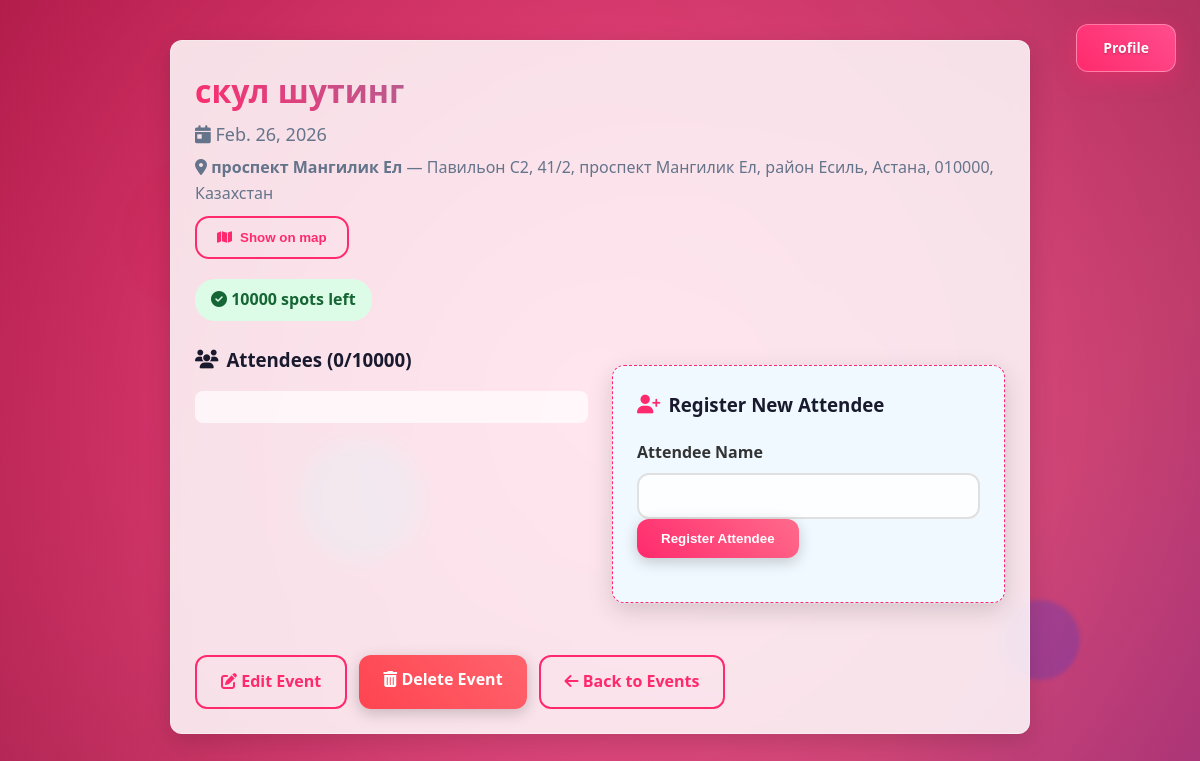
The page /27/ (signed in) on the database as committed earlier.
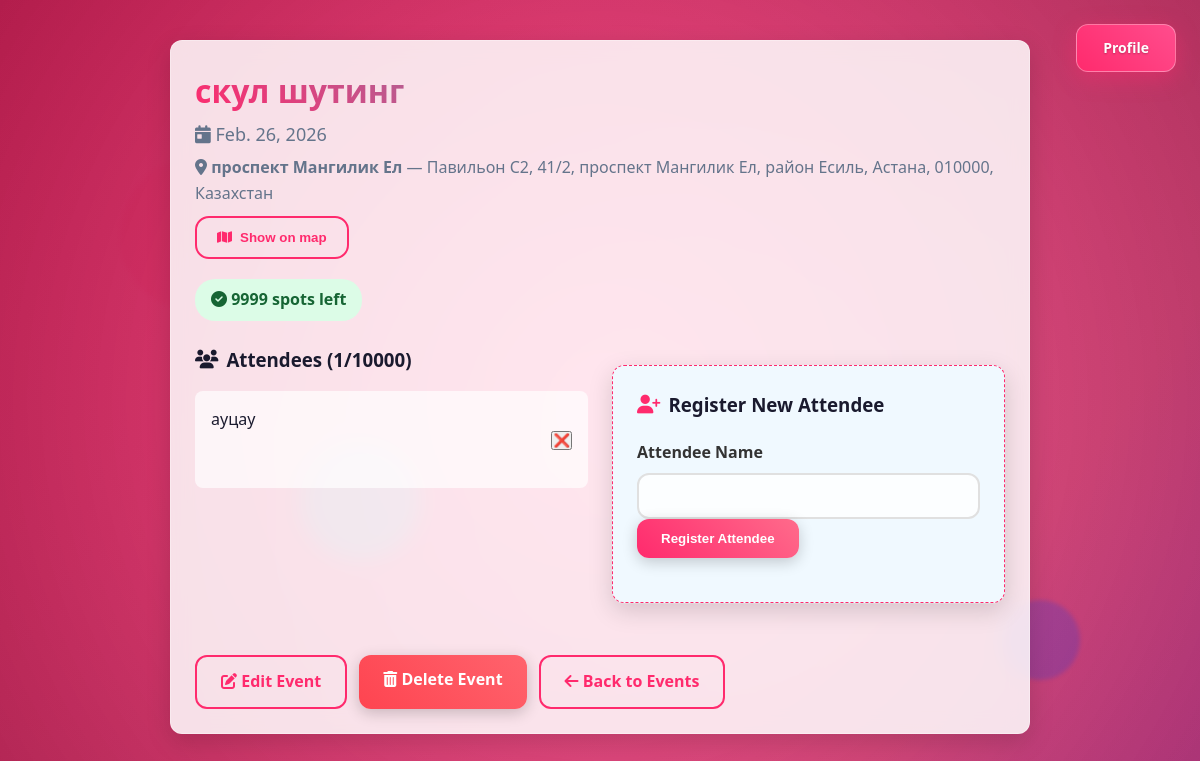
The same page on the database as committed later.
### events/models.py (models this page shows, shortened)
class Event(models.Model):
    owner = models.ForeignKey(
        User,
        on_delete=models.CASCADE,
        related_name='events'
    )
    name = models.CharField(max_length=200)
    date = models.DateField()
    capacity = models.PositiveIntegerField()
    location_name = models.CharField(max_length=200, blank=True)
    location_address = models.CharField(max_length=300, blank=True)
    latitude = models.DecimalField(max_digits=13, decimal_places=10, null=True, blank=True)
    longitude = models.DecimalField(max_digits=13, decimal_places=10, null=True, blank=True)
    def available_spots(self):
        return self.capacity - self.attendees.count()

class Attendee(models.Model):
    name = models.CharField(max_length=100)
    event = models.ForeignKey(Event, related_name='attendees', on_delete=models.CASCADE)
    class Meta:
        unique_together = ('name', 'event')

### events/views.py (the view)
# urls.py: path('<int:event_id>/', views.event_detail, name='event_detail'),
@login_required
@login_required
def event_detail(request, event_id):
    event = get_object_or_404(Event, id=event_id, owner=request.user)
    attendees = event.attendees.all()
    is_full = attendees.count() >= event.capacity
    form = AttendeeForm()
    return render(
        request,
        'events/event_detail.html',
        {
            'event': event,
            'attendees': attendees,
            'is_full': is_full,
            'form': form,
        }
    )

### events/forms.py
class AttendeeForm(forms.ModelForm):
    class Meta:
        model = Attendee
        fields = ['name']

### templates/events/event_detail.html (shortened to what the changed rows need)
{% load static %}
<!DOCTYPE html>
<html lang="en">
<head>
  <link rel="stylesheet" href="{% static 'css/styles.css' %}">
  <link rel="stylesheet" href="https://cdnjs.cloudflare.com/ajax/libs/font-awesome/6.4.0/css/all.min.css">
  <link
    rel="stylesheet"
    href="https://unpkg.com/leaflet@1.9.4/dist/leaflet.css"
  />
</head>
<body>
  <div class="container">
    <div class="content-card fade-in-up">
      <div style="display: flex; justify-content: space-between; align-items-start; margin-bottom: 24px; flex-wrap: wrap;">
        <div>
          <h1 class="gradient-text">{{ event.name }}</h1>
          <p style="color: #64748b; font-size: 18px; margin-top: 4px;">
            <i class="fas fa-calendar-day"></i> {{ event.date }}
          </p>
          {% if event.location_name or event.location_address %}
            <p style="color:#64748b; font-size:16px; margin-top: 6px;">
              <i class="fas fa-location-dot"></i>
              {% if event.location_name %}<strong>{{ event.location_name }}</strong>{% endif %}
              {% if event.location_address %}
                {% if event.location_name %} — {% endif %}
                {{ event.location_address }}
              {% endif %}
            </p>
          {% endif %}
          {% if event.latitude and event.longitude %}
            <button
              type="button"
              class="btn btn-outline btn-map"
              onclick="toggleEventMap()"
              style="margin-top: 10px;"
            >
              <i class="fas fa-map"></i> Show on map
            </button>
          {% endif %}
        </div>
        <div style="text-align: right; margin-top: 10px;">
          <div style="background: {% if is_full %}#fee2e2{% else %}#dcfce7{% endif %};
                      color: {% if is_full %}#b91c1c{% else %}#166534{% endif %};
                      padding: 8px 16px; border-radius: 20px; font-weight: 600; display: inline-block;
                      margin-top: 10px;">
            <i class="fas {% if is_full %}fa-times-circle{% else %}fa-check-circle{% endif %}"></i>
            {% if is_full %}FULL{% else %}{{ event.available_spots }} spots left{% endif %}
          </div>
        </div>
      </div>
      <div style="display: flex; gap: 24px; margin-bottom: 32px; flex-wrap: wrap;">
        <div style="flex: 1; min-width: 300px;">
          <h3 style="margin-bottom: 16px; display: flex; align-items: center; gap: 8px;">
            <i class="fas fa-users"></i> Attendees ({{ event.attendees.count }}/{{ event.capacity }})
          </h3>
          <div style="background: rgba(255, 255, 255, 0.7); border-radius: 8px; padding: 16px;">
            {% for attendee in attendees %}
              <div style="display: flex; justify-content: space-between;">
                <span>{{ attendee.name }}</span>
                <form method="post" action="{% url 'remove_attendee' event.id attendee.id %}">
                  <button type="submit">❌</button>
                </form>
              </div>
            {% endfor %}
          </div>
        </div>
      </div>
    </div>
  </div>
</body>
</html>

Rows that differ between the two databases and show on the page:
computed for Event "скул шутинг": available_spots "10000" → "9999"; attendees.count "0" → "1"
added Attendee: name "ауцау"
